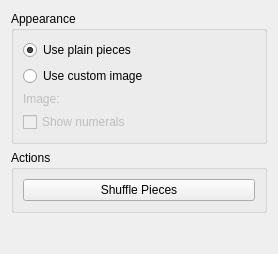
<ui version="4.0" >
 <class>fifteenPuzzleConfig</class>
 <widget class="QWidget" name="fifteenPuzzleConfig" >
  <property name="geometry" >
   <rect>
    <x>0</x>
    <y>0</y>
    <width>278</width>
    <height>254</height>
   </rect>
  </property>
  <property name="windowTitle" >
   <string>Configure Fifteen Puzzle</string>
  </property>
  <layout class="QVBoxLayout" >
   <item>
    <widget class="QGroupBox" name="gb_appearance" >
     <property name="title" >
      <string>Appearance</string>
     </property>
     <property name="flat" >
      <bool>true</bool>
     </property>
     <layout class="QVBoxLayout" >
      <item>
       <widget class="QRadioButton" name="rb_identical" >
        <property name="text" >
         <string>Use plain pieces</string>
        </property>
        <property name="checked" >
         <bool>true</bool>
        </property>
       </widget>
      </item>
      <item>
       <widget class="QRadioButton" name="rb_split" >
        <property name="text" >
         <string>Use custom image</string>
        </property>
       </widget>
      </item>
      <item>
       <layout class="QHBoxLayout" >
        <item>
         <widget class="QLabel" name="lbl_image" >
          <property name="enabled" >
           <bool>false</bool>
          </property>
          <property name="text" >
           <string>Image:</string>
          </property>
         </widget>
        </item>
        <item>
         <widget class="KUrlRequester" name="urlRequester" >
          <property name="enabled" >
           <bool>false</bool>
          </property>
         </widget>
        </item>
       </layout>
      </item>
      <item>
       <widget class="QCheckBox" name="cb_showNumerals" >
        <property name="enabled" >
         <bool>false</bool>
        </property>
        <property name="text" >
         <string>Show numerals</string>
        </property>
       </widget>
      </item>
     </layout>
    </widget>
   </item>
   <item>
    <widget class="QGroupBox" name="gb_actions" >
     <property name="title" >
      <string>Actions</string>
     </property>
     <property name="flat" >
      <bool>true</bool>
     </property>
     <layout class="QVBoxLayout" >
      <item>
       <widget class="QPushButton" name="pb_shuffle" >
        <property name="text" >
         <string>Shuffle Pieces</string>
        </property>
       </widget>
      </item>
     </layout>
    </widget>
   </item>
   <item>
    <spacer>
     <property name="orientation" >
      <enum>Qt::Vertical</enum>
     </property>
     <property name="sizeHint" >
      <size>
       <width>20</width>
       <height>0</height>
      </size>
     </property>
    </spacer>
   </item>
  </layout>
 </widget>
 <customwidgets>
  <customwidget>
   <class>KUrlRequester</class>
   <extends>QFrame</extends>
   <header>kurlrequester.h</header>
  </customwidget>
 </customwidgets>
 <resources/>
 <connections>
  <connection>
   <sender>rb_split</sender>
   <signal>toggled(bool)</signal>
   <receiver>cb_showNumerals</receiver>
   <slot>setEnabled(bool)</slot>
   <hints>
    <hint type="sourcelabel" >
     <x>146</x>
     <y>81</y>
    </hint>
    <hint type="destinationlabel" >
     <x>146</x>
     <y>146</y>
    </hint>
   </hints>
  </connection>
  <connection>
   <sender>rb_split</sender>
   <signal>toggled(bool)</signal>
   <receiver>lbl_image</receiver>
   <slot>setEnabled(bool)</slot>
   <hints>
    <hint type="sourcelabel" >
     <x>146</x>
     <y>81</y>
    </hint>
    <hint type="destinationlabel" >
     <x>52</x>
     <y>114</y>
    </hint>
   </hints>
  </connection>
  <connection>
   <sender>rb_split</sender>
   <signal>toggled(bool)</signal>
   <receiver>urlRequester</receiver>
   <slot>setEnabled(bool)</slot>
   <hints>
    <hint type="sourcelabel" >
     <x>146</x>
     <y>81</y>
    </hint>
    <hint type="destinationlabel" >
     <x>171</x>
     <y>114</y>
    </hint>
   </hints>
  </connection>
 </connections>
</ui>
